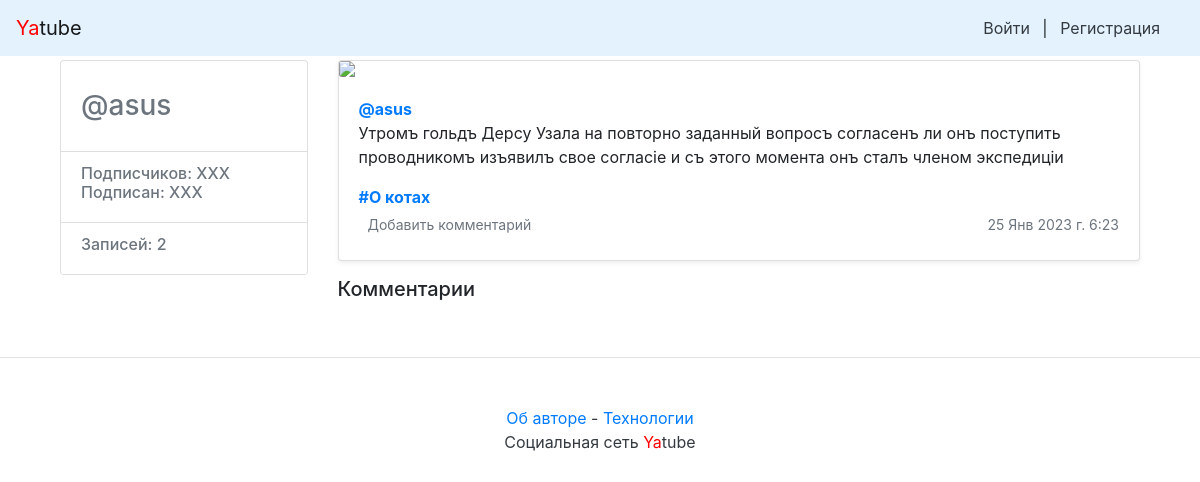
The app's page /asus/45/, older data.
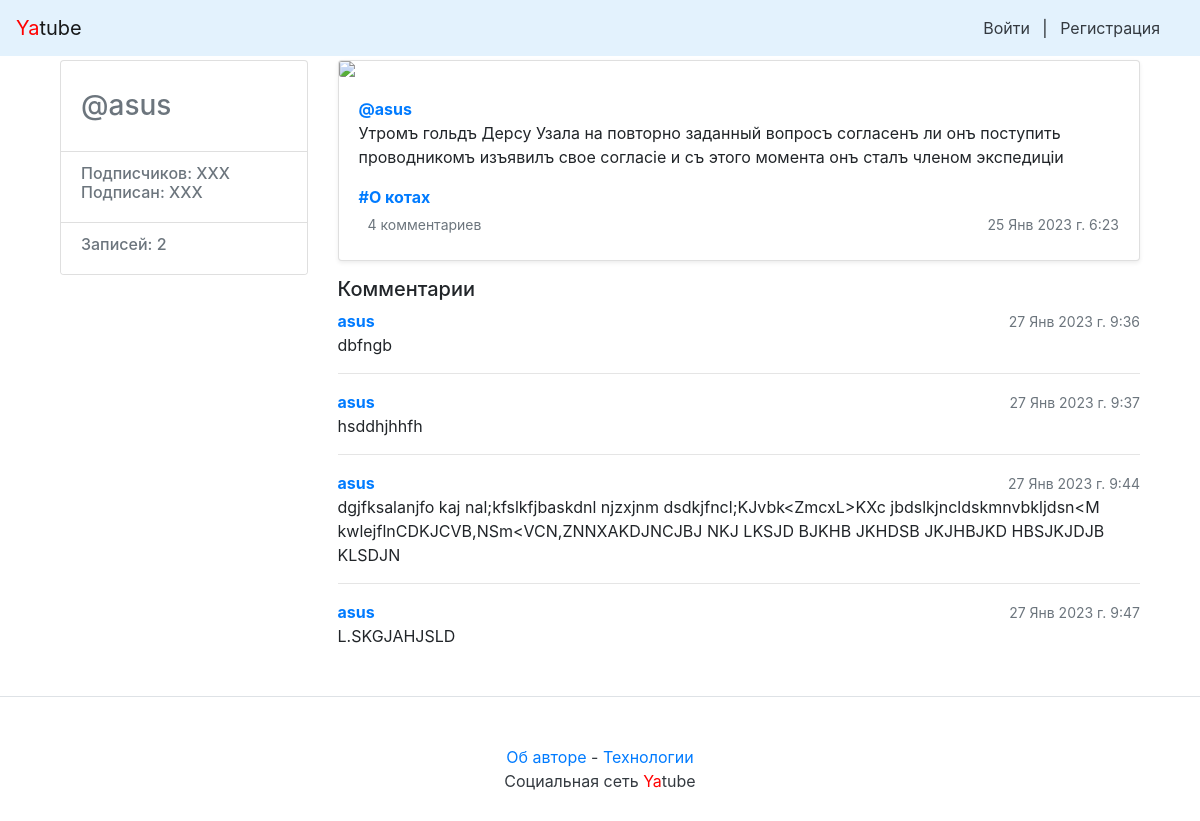
The same page, newer data.
### posts/models.py (models this page shows, shortened)
class Post(models.Model):
    objects = None
    text = models.TextField(verbose_name='Текст')
    pub_date = models.DateTimeField("date published", auto_now_add=True)
    author = models.ForeignKey(
        User,
        on_delete=models.CASCADE,
        related_name="posts",
        verbose_name='Автор'
    )
    group = models.ForeignKey(
        'Group',
        on_delete=models.CASCADE,
        related_name="posts", blank=True,
        null=True,
        verbose_name='Группа'
    )
    image = models.ImageField(
        upload_to='posts/%Y/%m/%d/',
        blank=True,
        null=True,
        verbose_name='Изображение'
    )
    class Meta:
        ordering = ['-pub_date']
        verbose_name = 'Пост'
        verbose_name_plural = 'Посты'

class Group(models.Model):
    title = models.CharField(max_length=200, verbose_name='Название группы')
    slug = models.SlugField(unique=True, verbose_name='URL адрес/')
    description = models.TextField(verbose_name='Описание группы')
    class Meta:
        verbose_name = 'Группа'
        verbose_name_plural = 'Группы'

class Comment(models.Model):
    post = models.ForeignKey(
        Post,
        on_delete=models.CASCADE,
        related_name="comments",
        verbose_name='Пост'
    )
    author = models.ForeignKey(
        User,
        on_delete=models.CASCADE,
        related_name="comments",
        verbose_name='Автор'
    )
    text = models.TextField(verbose_name='Текст')
    created = models.DateTimeField("comment_created", auto_now_add=True)
    class Meta:
        verbose_name = 'Комментарий'
        verbose_name_plural = 'Комментарии'

### posts/views.py (the view)
# urls.py: path('<str:username>/<int:post_id>/', views.post_view, name='post'),
def post_view(request, username, post_id):
    author = User.objects.get(username=username)
    count = author.posts.all().count()
    post = get_object_or_404(Post, author=author, pk=post_id)
    items = post.comments.all()
    form = CommentForm()
    return render(
        request,
        'post.html',
        {
            'author': author,
            'count': count,
            'post': post,
            'items': items,
            'form': form
        }
    )

### posts/context_processors.py (called while the page is built)
def year(request):
    years = datetime.now().year
    return {'year': years}

### templates/post.html (shortened to what this page needs)
{% extends "base.html" %}
{% block content %}
<main role="main" class="container">
    <div class="row">
            <div class="col-md-3 mb-3 mt-1">
                    <div class="card">
                            <div class="card-body">
                                    <div class="h3 text-muted">
                                         @{{ author.username }}
                                    </div>
                            </div>
                            <ul class="list-group list-group-flush">
                                    <li class="list-group-item">
                                            <div class="h6 text-muted">
                                            Подписчиков: XXX <br />
                                            Подписан: XXX
                                            </div>
                                    </li>
                                    <li class="list-group-item">
                                            <div class="h6 text-muted">
                                                Записей: {{ count }}
                                            </div>
                                    </li>
                            </ul>
                    </div>
            </div>
            <div class="col-md-9">
                {% include "post_item.html" with post=post %}
                {% include 'comments.html' %}
            </div>
     </div>
    </div>
</main>
{% endblock %}

### templates/base.html (shortened to what this page needs)
<!doctype html>
<html>
    <head>
        {% load static %}
        <link rel="stylesheet" href="{% static 'bootstrap/dist/css/bootstrap.min.css' %}">
    </head>
    <body>
        {% include 'nav.html' %}
        <main>
            <div class="container">
                {% block content %}{% endblock content %}
        {% include 'footer.html' %}
    </body>
</html>

### templates/nav.html
<nav class="navbar navbar-light" style="background-color: #e3f2fd;">
    <a class="navbar-brand" href="/"><span style="color:red">Ya</span>tube</a>
    <nav class="my-2 my-md-0 mr-md-3">
        {% if user.is_authenticated %}
            <a class="p-2 text-dark" href="{% url 'new_post' %}">Новая запись</a>
            Пользователь: {{ user.username }}.
            <a class="p-2 text-dark" href="{% url 'password_change' %}">Изменить пароль</a>
            <a class="p-2 text-dark" href="{% url 'logout' %}">Выйти</a>
            {% else %}
            <a class="p-2 text-dark" href="{% url 'login' %}">Войти</a> |
            <a class="p-2 text-dark" href="{% url 'signup' %}">Регистрация</a>
        {% endif %}
    </nav>
</nav>

### templates/post_item.html (shortened to what this page needs)
<div class="card mb-3 mt-1 shadow-sm">
    {% load thumbnail %}
    {% thumbnail post.image "960x339" crop="center" upscale=True as im %}
    <img class="card-img" src="{{ im.url }}" />
    {% endthumbnail %}
    <div class="card-body">
        <p class="card-text">
            <a name="post_{{ post.id }}" href="{% url 'profile' post.author.username %}">
                <strong class="d-block text-gray-dark">@{{ post.author }}</strong>
            </a>
            {{ post.text|linebreaksbr }}
        </p>
        {% if post.group %}
        <a class="card-link muted" href="{% url 'group' post.group.slug %}">
                <strong class="d-block text-gray-dark">#{{ post.group.title }}</strong>
        </a>
        {% endif %}
        <div class="d-flex justify-content-between align-items-center">
            <div class="btn-group ">
                <a class="btn btn-sm text-muted" href="{% url 'post' post.author.username post.id %}" role="button">
                    {% if post.comments.exists %}
                    {{ post.comments.count }} комментариев
                    {% else%}
                    Добавить комментарий
                    {% endif %}
                </a>
            </div>
            <small class="text-muted">{{ post.pub_date|date:"d M Y г. G:i" }}</small>
        </div>
    </div>
</div>

### templates/comments.html (shortened to what this page needs)
{% load user_filters %}
<h5 class="mt-0">Комментарии</h5>
{% for item in items %}
    <div class="media-body">
        <div class="d-flex justify-content-between align-items-center">
            <div class="btn-group ">
                <strong class="d-block text-gray-dark">
                    <a href="{% url 'profile' item.author.username %}" name="comment_{{ item.id }}">
                        {{ item.author.username }}
                    </a>
                </strong>
            </div>
            <small class="text-muted">{{ item.created|date:"d M Y г. G:i" }}</small>
        </div>
        {{ item.text }}
        {% if not forloop.last %}<hr>{% endif %}
    </div>
{% endfor %}

### templates/footer.html
<footer class="pt-4 my-md-5 pt-md-5 border-top">
        <p class="m-0 text-dark text-center "><a href="/about-author/">Об авторе</a> - <a href="/about-spec/">Технологии</a></p>
        <p class="m-0 text-dark text-center ">Социальная сеть <span style="color:red">Ya</span>tube</p>
</footer>

Row changes from the older to the newer data that the page shows:
shown differently, row unchanged: Post "asus": comments.count (not shown) → "4"
added Comment: author.username "asus", created "27 Янв 2023 г. 9:36", text "dbfngb"
added Comment: author.username "asus", created "27 Янв 2023 г. 9:37", text "hsddhjhhfh"
added Comment: author.username "asus", created "27 Янв 2023 г. 9:44", text "dgjfksalanjfo kaj nal;kfslkfjbaskdnl njzxjnm dsdkjfncl;KJvbk<ZmcxL>KXc jbdslkjncldskmnvbkljdsn<M kwlejflnCDKJCVB,NSm<VCN,ZNNXAKDJNCJBJ NKJ LKSJD BJKHB JKHDSB JKJHBJKD HBSJKJDJB KLSDJN"
added Comment: author.username "asus", created "27 Янв 2023 г. 9:47", text "L.SKGJAHJSLD"
Text that changed along with them:
text no longer shown: "Добавить комментарий"
text now shown: "комментариев"
